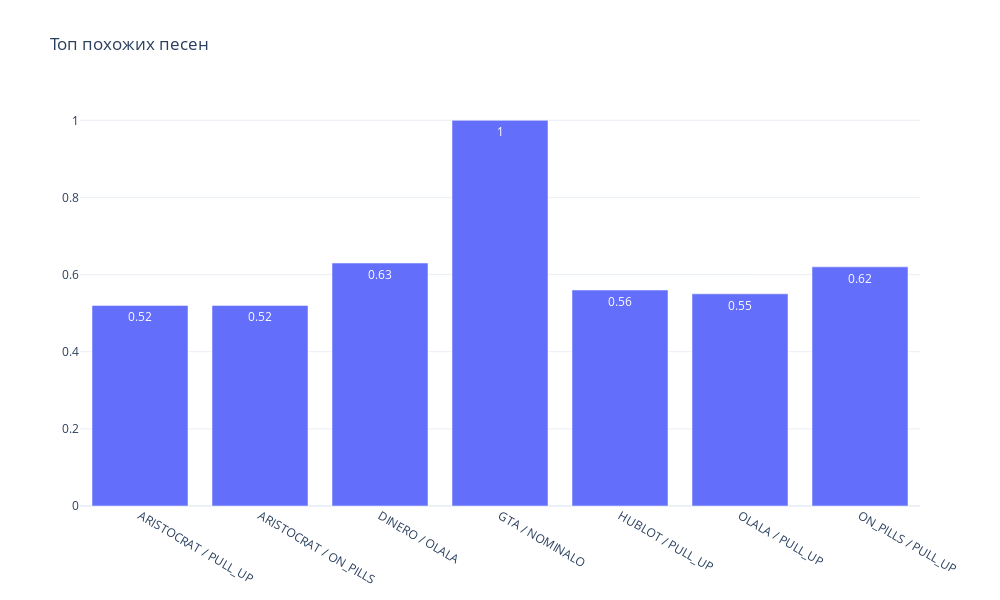

Notebook source saved alongside this figure:
### Code cell
# Диаграмма для похожих треков

fig = go.Figure([go.Bar(x=df_top_sim['name'],
                        y=df_top_sim['value'],
                        text=df_top_sim['value'],
                        textfont_color='white',
                        textposition='auto')])

fig.update_layout(height=600, 
                  width=1000, 
                  title_text="Топ похожих песен", 
                  template='plotly_white')

fig.show()

### Figure 1 — Plotly figure (JSON) as saved in the notebook; plotly's stock layout.template omitted (floating-point values rounded to 4 significant figures)
{"data": [{"text": [0.52, 0.52, 0.63, 1, 0.56, 0.55, 0.62], "textfont": {"color": "white"}, "textposition": "auto", "type": "bar", "x": ["ARISTOCRAT / PULL_UP", "ARISTOCRAT / ON_PILLS", "DINERO / OLALA", "GTA / NOMINALO", "HUBLOT / PULL_UP", "OLALA / PULL_UP", "ON_PILLS / PULL_UP"], "y": [0.52, 0.52, 0.63, 1, 0.56, 0.55, 0.62]}], "layout": {"height": 600, "title": {"text": "Топ похожих песен"}, "width": 1000}}
